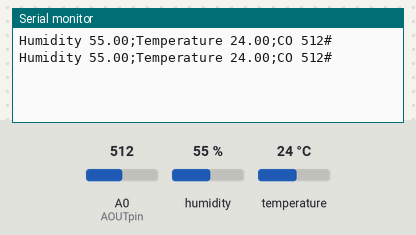
This sketch was run on a simulated Arduino Uno, built with avr-gcc and run on an emulated ATmega328P. Parts: the last lines printed to the serial monitor. Inputs (shaded band) come from the test bench; at power-on: humidity 55 %, A0 (AOUTpin) = 512, temperature 24 °C.

Above: at 2.8 s.
2.9 s: humidity set to 22 %
At 3.5 s:
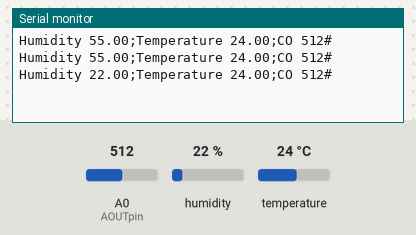
9.1 s: A0 (AOUTpin) set to 716
At 10.5 s:
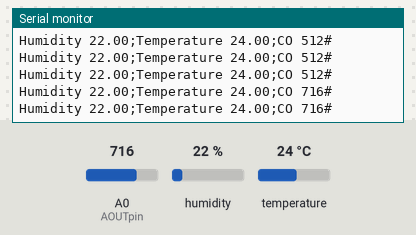
10.6 s: temperature set to 12 °C
At 11.9 s:
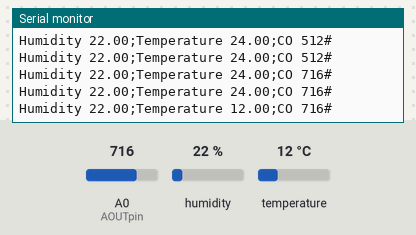
12.1 s: A0 (AOUTpin) set to 900
At 13.0 s:
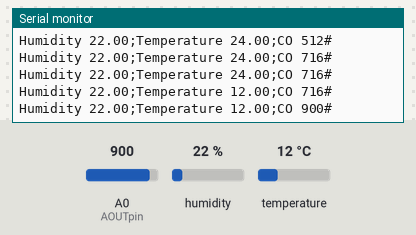
13.6 s: humidity set to 40 %
At 15.0 s:
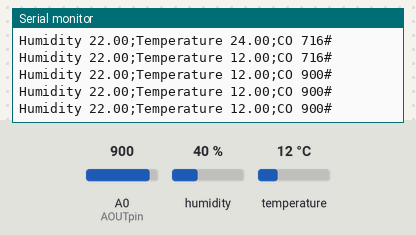
Timing chart, 0 to 16.1 s (numbered marks = the images above; inputs shaded):
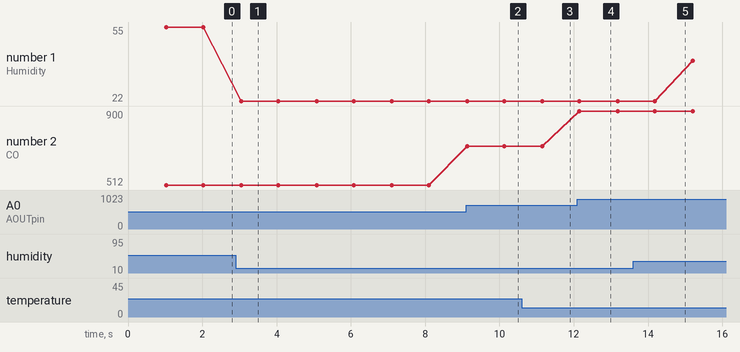

The sketch:

script.ino
```cpp
#include "DHT.h"

// Temp && Humidity
#define DHTPIN 7     // Digital pin connected to the DHT sensor
#define DHTTYPE DHT11   // DHT 11

// CO2
const int AOUTpin=0;
const int DOUTpin=8;

DHT dht(DHTPIN, DHTTYPE);

void setup() {
  Serial.begin(9600);
  pinMode(DOUTpin, INPUT);
  dht.begin();
}

void loop() {
  // Wait one second between measurements
  delay(1000);

  // Reading temperature or humidity takes about 250 milliseconds!
  // Sensor readings may also be up to 2 seconds 'old' (its a very slow sensor)
  float h = dht.readHumidity();
  // Read temperature as Celsius (the default)
  float t = dht.readTemperature();
  // Read temperature as Fahrenheit (isFahrenheit = true)
  float f = dht.readTemperature(true);
  // Read co2
  int co2 = analogRead(AOUTpin);

  // Check if any reads failed and exit early (to try again).
  if (isnan(h) || isnan(t) || isnan(f)) {
    Serial.println(F("Failed to read from DHT sensor!"));
    return;
  }


  Serial.print(F("Humidity "));
  Serial.print(h);
  Serial.print(F(";Temperature "));
  Serial.print(t);
  Serial.print(F(";CO "));
  Serial.print(co2);
  Serial.println("#");
}
```

Measured:
- after the input at 2.9 s, the serial monitor: prints a new line after 0.15 s (image 1)
- after the input at 9.1 s, the serial monitor: prints a new line at once (image 2)
- after the input at 10.6 s, the serial monitor: prints a new line after 0.55 s (image 3)
- after the input at 12.1 s, the serial monitor: prints a new line after 0.05 s (image 4)
- plotted number 1: 55 → 22 after the input at 2.9 s, 22 → 40 after the input at 13.6 s
- plotted number 2: 512 → 716 after the input at 9.1 s, 716 → 900 after the input at 12.1 s
